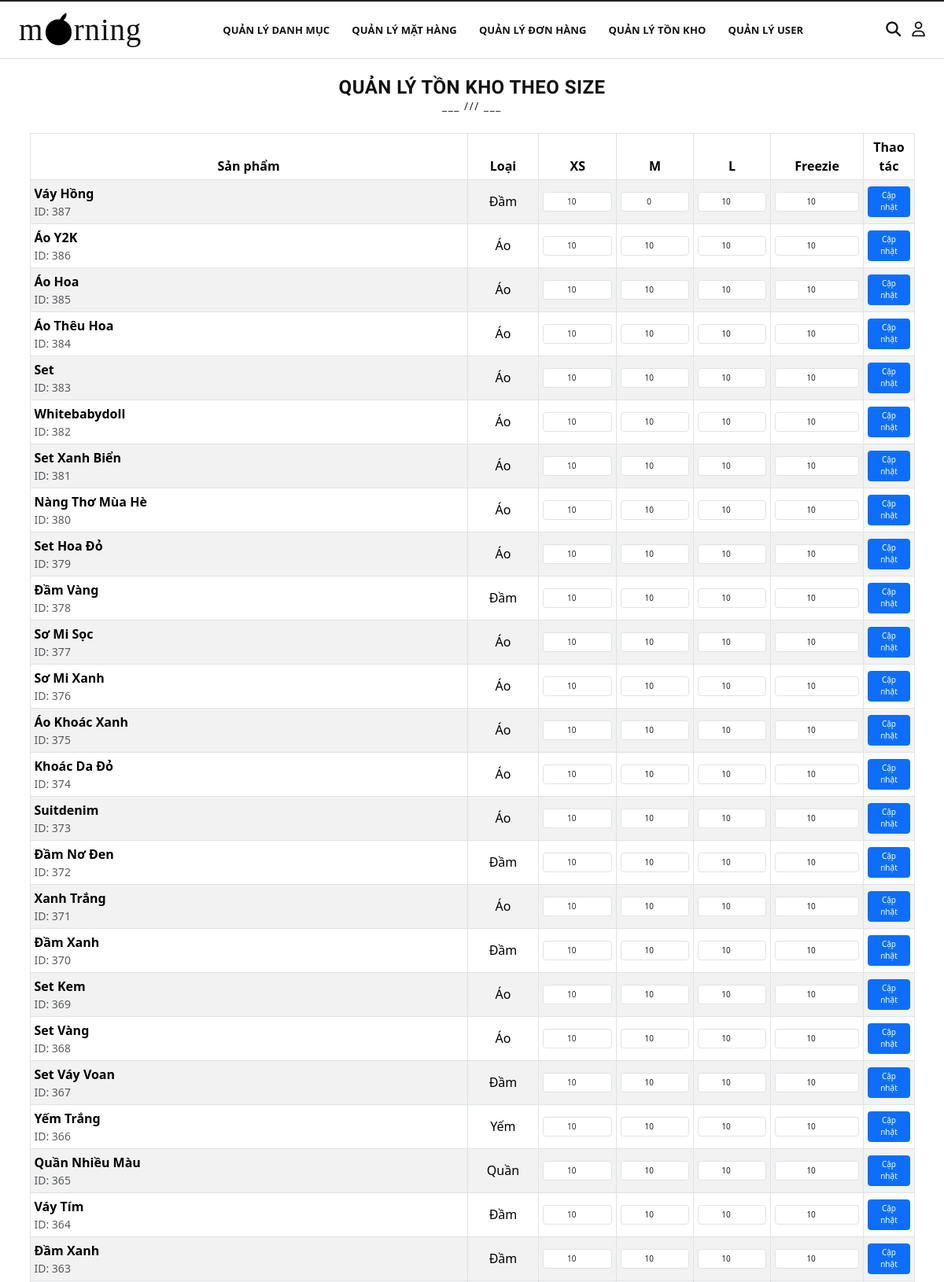
The app's page /public/stock_size_list.php (signed in, upper part) with its own data.
### tables this page shows
CREATE TABLE `products` (
  `pd_id` int(11) UNSIGNED NOT NULL,
  `pd_name` varchar(255) NOT NULL,
  `pd_price` varchar(255) NOT NULL,
  `pd_info` text NOT NULL,
  `pd_image` varchar(255) NOT NULL,
  `cat_id` int(11) UNSIGNED NOT NULL,
  `is_new` tinyint(1) NOT NULL DEFAULT 0,
  `pd_sizes` varchar(50) NOT NULL DEFAULT '',
  `pd_collection` varchar(50) NOT NULL DEFAULT ''
);

CREATE TABLE `categories` (
  `cat_id` int(11) UNSIGNED NOT NULL,
  `cat_name` varchar(255) NOT NULL
);

### src/classes/Product.php (called while the page is built, shortened)
<?php
class Product
{
    private ?PDO $db;
    private int $pd_id = -1;
    public $pd_name;
    public $pd_price;
    public $pd_info;
    public $pd_image;
    public $cat_id;
    public $pd_sizes = '';
    public $pd_collection = '';
    public function getID(): int
    {
        return $this->pd_id;
    }
    public function __construct(?PDO $pdo)
    {
        $this->db = $pdo;
    }
    public static function allowedSizes(): array
    {
        return ['XS', 'M', 'L', 'Freezie'];
    }
    public function getSizeStockMap(int $productId): array
    {
        $stocks = [];
        foreach (self::allowedSizes() as $size) {
            $stocks[$size] = 0;
        }
        $statement = $this->db->prepare('SELECT size_code, quantity FROM product_size_stock WHERE pd_id = :pd_id');
        $statement->execute(['pd_id' => $productId]);
        while ($row = $statement->fetch(PDO::FETCH_ASSOC)) {
            $sizeCode = (string) ($row['size_code'] ?? '');
            if (array_key_exists($sizeCode, $stocks)) {
                $stocks[$sizeCode] = max(0, (int) ($row['quantity'] ?? 0));
            }
        }
        return $stocks;
    }
    public function all(): array
    {
        $products = [];
        $statement = $this->db->prepare('SELECT * FROM products ORDER BY pd_id DESC');
        $statement->execute();
        while ($row = $statement->fetch()) {
            $product = new Product($this->db);
            $product->fillFromDB($row);
            $products[] = $product;
        }
        return $products;
    }
    protected function fillFromDB(array $row): Product
    {
        [
            'pd_id' => $this->pd_id,
            'pd_name' => $this->pd_name,
            'pd_price' => $this->pd_price,
            'pd_info' => $this->pd_info,
            'pd_image' => $this->pd_image,
            'cat_id' => $this->cat_id,
            'pd_sizes' => $this->pd_sizes,
            'pd_collection' => $this->pd_collection
        ] = $row;
        return $this;
    }
}

### src/functions.php (called while the page is built, shortened)
<?php
function html_escape(string|null $text): string
{
    return htmlspecialchars($text ?? '', ENT_QUOTES, 'UTF-8', false);
}

### libraries/Psr4AutoloaderClass.php (called while the page is built, shortened)
<?php
class Psr4AutoloaderClass
{
	protected $prefixes = array();
	public function addNamespace($prefix, $base_dir, $prepend = false)
	{
		$prefix = trim($prefix, '\\') . '\\';
		$base_dir = rtrim($base_dir, DIRECTORY_SEPARATOR) . '/';
		if (isset($this->prefixes[$prefix]) === false) {
			$this->prefixes[$prefix] = array();
		}
		if ($prepend) {
			array_unshift($this->prefixes[$prefix], $base_dir);
		} else {
			array_push($this->prefixes[$prefix], $base_dir);
		}
	}
	public function loadClass($class)
	{
		$prefix = $class;
		while (false !== $pos = strrpos($prefix, '\\')) {
			$prefix = substr($class, 0, $pos + 1);
			$relative_class = substr($class, $pos + 1);
			$mapped_file = $this->loadMappedFile($prefix, $relative_class);
			if ($mapped_file) {
				return $mapped_file;
			}
			$prefix = rtrim($prefix, '\\');
		}
		return false;
	}
	protected function loadMappedFile($prefix, $relative_class)
	{
		foreach ($this->prefixes[$prefix] as $base_dir) {
			$file = $base_dir
				. str_replace('\\', '/', $relative_class)
				. '.php';
			if ($this->requireFile($file)) {
				return $file;
			}
		}
		return false;
	}
	protected function requireFile($file)
	{
		if (file_exists($file)) {
			return true;
		}
		return false;
	}
}

### src/classes/Category.php (called while the page is built, shortened)
<?php
class Category
{
    private ?PDO $db;
    public function __construct(?PDO $pdo)
    {
        $this->db = $pdo;
    }
    public function getNameByID($id): string {
        $statement = $this->db->prepare('SELECT cat_name FROM categories WHERE cat_id = ?');
        $statement->execute([$id]);
        return $statement->fetchColumn();
    }
}

### public/stock_size_list.php (the view, shortened to what this page needs)
<?php
require_once __DIR__ . '/../src/bootstrap.php';
$productModel = new Product($PDO);
$products = $productModel->all();
$categoryModel = new Category($PDO);
include_once __DIR__ . '/../src/partials/header.php';
?>
<body>
    <?php include_once __DIR__ . '/../src/partials/navbar.php'; ?>
    <div class="container">
        <?php
        include_once __DIR__ . '/../src/partials/heading.php';
        ?>
        <div class="table-responsive">
            <table class="table table-striped table-bordered align-middle">
                <thead>
                    <tr class="text-center">
                        <th style="min-width: 320px;">Sản phẩm</th>
                        <th>Loại</th>
                        <?php foreach (Product::allowedSizes() as $sizeCode): ?>
                            <th><?= html_escape($sizeCode) ?></th>
                        <?php endforeach; ?>
                        <th>Thao tác</th>
                    </tr>
                </thead>
                <tbody>
                    <?php foreach ($products as $product): ?>
                        <?php
                        $stockMap = $productModel->getSizeStockMap($product->getID());
                        $productSizes = array_filter(array_map('trim', explode(',', (string) ($product->pd_sizes ?? ''))));
                        ?>
                        <tr>
                            <form method="post" action="stock_size_list.php">
                                <td>
                                    <strong><?= html_escape($product->pd_name) ?></strong>
                                    <div class="text-muted small">ID: <?= (int) $product->getID() ?></div>
                                </td>
                                <td class="text-center"><?= html_escape($categoryModel->getNameByID((int) $product->cat_id)) ?></td>
                                <?php foreach (Product::allowedSizes() as $sizeCode): ?>
                                    <?php $enabled = in_array($sizeCode, $productSizes, true); ?>
                                    <td class="text-center">
                                        <input
                                            type="number"
                                            min="0"
                                            step="1"
                                            class="form-control text-center"
                                            name="stock[<?= html_escape($sizeCode) ?>]"
                                            value="<?= (int) ($stockMap[$sizeCode] ?? 0) ?>"
                                            <?= $enabled ? '' : 'readonly' ?>
                                        >
                                    </td>
                                <?php endforeach; ?>
                                <td class="text-center">
                                    <button type="submit" name="update_stock" class="btn btn-primary">
                                        Cập nhật
                                    </button>
                                </td>
                            </form>
                        </tr>
                    <?php endforeach; ?>
                </tbody>
            </table>
        </div>
    </div>
</body>
</html>

### public/css/base.css (style rules this page uses)
:root { --primary-color: #111111; --accent-color: #1b1b1b; --muted-color: #f0f0f0; --white-color: #ffffff; --black-color: #0f0f0f; --text-color: #222222; --soft-text: #7a7a7a; --border-color: #dddddd; --font-heading: "Cormorant Garamond", Georgia, serif; --font-body: "Mulish", "Segoe UI", sans-serif; }
* { padding: 0; margin: 0; box-sizing: border-box; }
html { color: var(--black-color); font-size: 62.5%; line-height: 1.6; font-family: var(--font-body); background-color: #ffffff; scroll-behavior: smooth; }
body { font-size: 1.6rem; color: var(--text-color); background: #ffffff; min-height: 100vh; padding-bottom: 0; }

### public/css/main.css (style rules this page uses)
.container { font-size: 1.6rem; }

### records on screen
products: pd_name "Váy Hồng", pd_id "387", cat.cat_name "Đầm", pd_sizes "10", pd_sizes "0"
products: pd_name "Áo Y2K", pd_id "386", cat.cat_name "Áo", pd_sizes "10"
products: pd_name "Áo Hoa", pd_id "385", cat.cat_name "Áo", pd_sizes "10"
products: pd_name "Áo Thêu Hoa", pd_id "384", cat.cat_name "Áo", pd_sizes "10"
products: pd_name "Set", pd_id "383", cat.cat_name "Áo", pd_sizes "10"
products: pd_name "Whitebabydoll", pd_id "382", cat.cat_name "Áo", pd_sizes "10"
products: pd_name "Set Xanh Biển", pd_id "381", cat.cat_name "Áo", pd_sizes "10"
products: pd_name "Nàng Thơ Mùa Hè", pd_id "380", cat.cat_name "Áo", pd_sizes "10"
products: pd_name "Set Hoa Đỏ", pd_id "379", cat.cat_name "Áo", pd_sizes "10"
products: pd_name "Đầm Vàng", pd_id "378", cat.cat_name "Đầm", pd_sizes "10"
products: pd_name "Sơ Mi Sọc", pd_id "377", cat.cat_name "Áo", pd_sizes "10"
products: pd_name "Sơ Mi Xanh", pd_id "376", cat.cat_name "Áo", pd_sizes "10"
products: pd_name "Áo Khoác Xanh", pd_id "375", cat.cat_name "Áo", pd_sizes "10"
products: pd_name "Khoác Da Đỏ", pd_id "374", cat.cat_name "Áo", pd_sizes "10"
products: pd_name "Suitdenim", pd_id "373", cat.cat_name "Áo", pd_sizes "10"
products: pd_name "Đầm Nơ Đen", pd_id "372", cat.cat_name "Đầm", pd_sizes "10"
products: pd_name "Xanh Trắng", pd_id "371", cat.cat_name "Áo", pd_sizes "10"
products: pd_name "Đầm Xanh", pd_id "370", cat.cat_name "Đầm", pd_sizes "10"
products: pd_name "Set Kem", pd_id "369", cat.cat_name "Áo", pd_sizes "10"
products: pd_name "Set Vàng", pd_id "368", cat.cat_name "Áo", pd_sizes "10"
products: pd_name "Set Váy Voan", pd_id "367", cat.cat_name "Đầm", pd_sizes "10"
products: pd_name "Yếm Trắng", pd_id "366", cat.cat_name "Yếm", pd_sizes "10"
products: pd_name "Quần Nhiều Màu", pd_id "365", cat.cat_name "Quần", pd_sizes "10"
products: pd_name "Váy Tím", pd_id "364", cat.cat_name "Đầm", pd_sizes "10"
products: pd_name "Đầm Xanh", pd_id "363", cat.cat_name "Đầm", pd_sizes "10"

### other values on screen
$subtitle "QUẢN LÝ TỒN KHO THEO SIZE"
$sizeCode "XS"
$sizeCode "M"
$sizeCode "L"
$sizeCode "Freezie"
